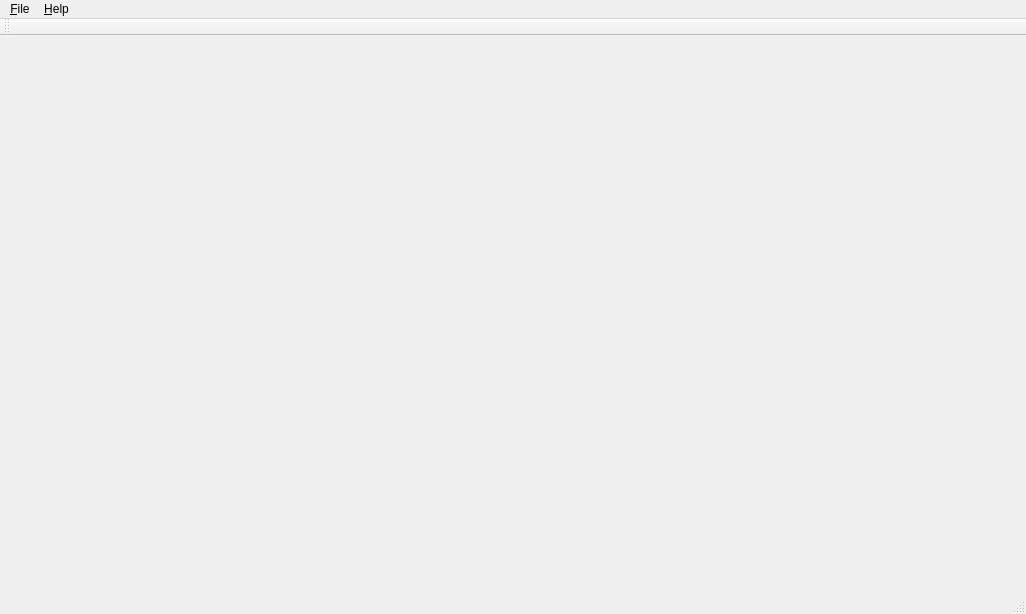
<?xml version="1.0" encoding="UTF-8"?>
<ui version="4.0">
 <class>MainWindow</class>
 <widget class="QMainWindow" name="MainWindow">
  <property name="geometry">
   <rect>
    <x>0</x>
    <y>0</y>
    <width>1026</width>
    <height>614</height>
   </rect>
  </property>
  <property name="windowTitle">
   <string>MainWindow</string>
  </property>
  <widget class="QWidget" name="centralWidget"/>
  <widget class="QMenuBar" name="menuBar">
   <property name="geometry">
    <rect>
     <x>0</x>
     <y>0</y>
     <width>1026</width>
     <height>21</height>
    </rect>
   </property>
   <widget class="QMenu" name="menuFile">
    <property name="title">
     <string>&amp;File</string>
    </property>
    <addaction name="actionOpen"/>
    <addaction name="separator"/>
    <addaction name="actionPreferences"/>
    <addaction name="separator"/>
    <addaction name="actionExit"/>
   </widget>
   <widget class="QMenu" name="menuHelp">
    <property name="title">
     <string>&amp;Help</string>
    </property>
    <addaction name="actionAbout"/>
   </widget>
   <addaction name="menuFile"/>
   <addaction name="menuHelp"/>
  </widget>
  <widget class="QToolBar" name="mainToolBar">
   <attribute name="toolBarArea">
    <enum>TopToolBarArea</enum>
   </attribute>
   <attribute name="toolBarBreak">
    <bool>false</bool>
   </attribute>
  </widget>
  <widget class="QStatusBar" name="statusBar"/>
  <action name="actionExit">
   <property name="text">
    <string>E&amp;xit</string>
   </property>
   <property name="shortcut">
    <string>Ctrl+Q</string>
   </property>
  </action>
  <action name="actionOpen">
   <property name="text">
    <string>O&amp;pen</string>
   </property>
   <property name="shortcut">
    <string>Ctrl+O</string>
   </property>
  </action>
  <action name="actionAbout">
   <property name="text">
    <string>&amp;About</string>
   </property>
  </action>
  <action name="actionPreferences">
   <property name="text">
    <string>&amp;Preferences</string>
   </property>
   <property name="shortcut">
    <string>Ctrl+P</string>
   </property>
  </action>
 </widget>
 <layoutdefault spacing="6" margin="11"/>
 <resources/>
 <connections>
  <connection>
   <sender>actionExit</sender>
   <signal>triggered()</signal>
   <receiver>MainWindow</receiver>
   <slot>fileExit()</slot>
   <hints>
    <hint type="sourcelabel">
     <x>-1</x>
     <y>-1</y>
    </hint>
    <hint type="destinationlabel">
     <x>512</x>
     <y>306</y>
    </hint>
   </hints>
  </connection>
  <connection>
   <sender>actionOpen</sender>
   <signal>triggered()</signal>
   <receiver>MainWindow</receiver>
   <slot>openFile()</slot>
   <hints>
    <hint type="sourcelabel">
     <x>-1</x>
     <y>-1</y>
    </hint>
    <hint type="destinationlabel">
     <x>512</x>
     <y>306</y>
    </hint>
   </hints>
  </connection>
  <connection>
   <sender>actionAbout</sender>
   <signal>triggered()</signal>
   <receiver>MainWindow</receiver>
   <slot>showAbout()</slot>
   <hints>
    <hint type="sourcelabel">
     <x>-1</x>
     <y>-1</y>
    </hint>
    <hint type="destinationlabel">
     <x>512</x>
     <y>306</y>
    </hint>
   </hints>
  </connection>
  <connection>
   <sender>actionPreferences</sender>
   <signal>triggered()</signal>
   <receiver>MainWindow</receiver>
   <slot>showPreferences()</slot>
   <hints>
    <hint type="sourcelabel">
     <x>-1</x>
     <y>-1</y>
    </hint>
    <hint type="destinationlabel">
     <x>512</x>
     <y>306</y>
    </hint>
   </hints>
  </connection>
 </connections>
 <slots>
  <slot>fileExit()</slot>
  <slot>openFile()</slot>
  <slot>showAbout()</slot>
  <slot>showPreferences()</slot>
 </slots>
</ui>
